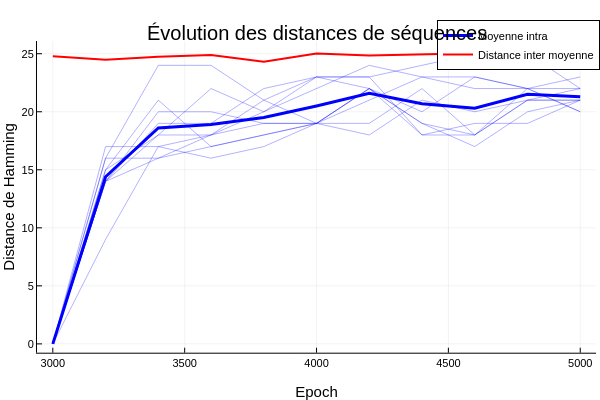

The notebook cell this image was saved under:
### Markdown cell above
### Chain evolution

### Code cell
seq_over_time = multi_init_seq_over_time(target_number, all_ctc_maps, epochs=5000, beta=100.0, threshold=3000, step=200, runs=10)
plot_distances_inter_intra(seq_over_time)

### Figure 1 — Plotly figure (JSON) as saved in the notebook; plotly's stock layout.template omitted (floating-point values rounded to 4 significant figures)
{"data": [{"colorbar": {"len": 0.8657, "title": "", "x": 0.9934, "y": 0.5087}, "legendgroup": "", "line": {"color": "rgba(0, 0, 255, 0.300)", "dash": "solid", "shape": "linear", "width": 1}, "mode": "lines", "name": "", "showlegend": false, "type": "scatter", "x": [3000, 3200, 3400, 3600, 3800, 4000, 4200, 4400, 4600, 4800, 5000], "xaxis": "x", "y": [0, 9, 17, 18, 19, 19, 22, 18, 19, 19, 21], "yaxis": "y"}, {"colorbar": {"len": 0.8657, "title": "", "x": 0.9934, "y": 0.5087}, "legendgroup": "", "line": {"color": "rgba(0, 0, 255, 0.300)", "dash": "solid", "shape": "linear", "width": 1}, "mode": "lines", "name": "", "showlegend": false, "type": "scatter", "x": [3000, 3200, 3400, 3600, 3800, 4000, 4200, 4400, 4600, 4800, 5000], "xaxis": "x", "y": [0, 14, 20, 20, 19, 19, 19, 22, 18, 22, 20], "yaxis": "y"}, {"colorbar": {"len": 0.8657, "title": "", "x": 0.9934, "y": 0.5087}, "legendgroup": "", "line": {"color": "rgba(0, 0, 255, 0.300)", "dash": "solid", "shape": "linear", "width": 1}, "mode": "lines", "name": "", "showlegend": false, "type": "scatter", "x": [3000, 3200, 3400, 3600, 3800, 4000, 4200, 4400, 4600, 4800, 5000], "xaxis": "x", "y": [0, 14, 18, 18, 21, 23, 22, 20, 23, 22, 23], "yaxis": "y"}, {"colorbar": {"len": 0.8657, "title": "", "x": 0.9934, "y": 0.5087}, "legendgroup": "", "line": {"color": "rgba(0, 0, 255, 0.300)", "dash": "solid", "shape": "linear", "width": 1}, "mode": "lines", "name": "", "showlegend": false, "type": "scatter", "x": [3000, 3200, 3400, 3600, 3800, 4000, 4200, 4400, 4600, 4800, 5000], "xaxis": "x", "y": [0, 16, 24, 24, 21, 19, 21, 23, 23, 22, 22], "yaxis": "y"}, {"colorbar": {"len": 0.8657, "title": "", "x": 0.9934, "y": 0.5087}, "legendgroup": "", "line": {"color": "rgba(0, 0, 255, 0.300)", "dash": "solid", "shape": "linear", "width": 1}, "mode": "lines", "name": "", "showlegend": false, "type": "scatter", "x": [3000, 3200, 3400, 3600, 3800, 4000, 4200, 4400, 4600, 4800, 5000], "xaxis": "x", "y": [0, 17, 17, 16, 17, 19, 18, 21, 20, 21, 21], "yaxis": "y"}, {"colorbar": {"len": 0.8657, "title": "", "x": 0.9934, "y": 0.5087}, "legendgroup": "", "line": {"color": "rgba(0, 0, 255, 0.300)", "dash": "solid", "shape": "linear", "width": 1}, "mode": "lines", "name": "", "showlegend": false, "type": "scatter", "x": [3000, 3200, 3400, 3600, 3800, 4000, 4200, 4400, 4600, 4800, 5000], "xaxis": "x", "y": [0, 15, 18, 22, 20, 22, 24, 23, 22, 22, 20], "yaxis": "y"}, {"colorbar": {"len": 0.8657, "title": "", "x": 0.9934, "y": 0.5087}, "legendgroup": "", "line": {"color": "rgba(0, 0, 255, 0.300)", "dash": "solid", "shape": "linear", "width": 1}, "mode": "lines", "name": "", "showlegend": false, "type": "scatter", "x": [3000, 3200, 3400, 3600, 3800, 4000, 4200, 4400, 4600, 4800, 5000], "xaxis": "x", "y": [0, 14, 19, 19, 22, 23, 23, 24, 25, 25, 22], "yaxis": "y"}, {"colorbar": {"len": 0.8657, "title": "", "x": 0.9934, "y": 0.5087}, "legendgroup": "", "line": {"color": "rgba(0, 0, 255, 0.300)", "dash": "solid", "shape": "linear", "width": 1}, "mode": "lines", "name": "", "showlegend": false, "type": "scatter", "x": [3000, 3200, 3400, 3600, 3800, 4000, 4200, 4400, 4600, 4800, 5000], "xaxis": "x", "y": [0, 16, 16, 17, 18, 19, 22, 19, 18, 21, 21], "yaxis": "y"}, {"colorbar": {"len": 0.8657, "title": "", "x": 0.9934, "y": 0.5087}, "legendgroup": "", "line": {"color": "rgba(0, 0, 255, 0.300)", "dash": "solid", "shape": "linear", "width": 1}, "mode": "lines", "name": "", "showlegend": false, "type": "scatter", "x": [3000, 3200, 3400, 3600, 3800, 4000, 4200, 4400, 4600, 4800, 5000], "xaxis": "x", "y": [0, 14, 16, 18, 20, 23, 23, 18, 18, 21, 22], "yaxis": "y"}, {"colorbar": {"len": 0.8657, "title": "", "x": 0.9934, "y": 0.5087}, "legendgroup": "", "line": {"color": "rgba(0, 0, 255, 0.300)", "dash": "solid", "shape": "linear", "width": 1}, "mode": "lines", "name": "", "showlegend": false, "type": "scatter", "x": [3000, 3200, 3400, 3600, 3800, 4000, 4200, 4400, 4600, 4800, 5000], "xaxis": "x", "y": [0, 15, 21, 17, 18, 19, 22, 19, 17, 20, 21], "yaxis": "y"}, {"colorbar": {"len": 0.8657, "title": "", "x": 0.9934, "y": 0.5087}, "legendgroup": "Moyenne intra", "line": {"color": "rgba(0, 0, 255, 1.000)", "dash": "solid", "shape": "linear", "width": 3}, "mode": "lines", "name": "Moyenne intra", "showlegend": true, "type": "scatter", "x": [3000, 3200, 3400, 3600, 3800, 4000, 4200, 4400, 4600, 4800, 5000], "xaxis": "x", "y": [0, 14.4, 18.6, 18.9, 19.5, 20.5, 21.6, 20.7, 20.3, 21.5, 21.3], "yaxis": "y"}, {"colorbar": {"len": 0.8657, "title": "", "x": 0.9934, "y": 0.5087}, "legendgroup": "Distance inter moyenne", "line": {"color": "rgba(255, 0, 0, 1.000)", "dash": "solid", "shape": "linear", "width": 2}, "mode": "lines", "name": "Distance inter moyenne", "showlegend": true, "type": "scatter", "x": [3000, 3200, 3400, 3600, 3800, 4000, 4200, 4400, 4600, 4800, 5000], "xaxis": "x", "y": [24.78, 24.49, 24.73, 24.89, 24.31, 25.02, 24.84, 24.96, 25.04, 25.04, 25.33], "yaxis": "y"}], "layout": {"annotations": [{"font": {"color": "rgba(0, 0, 0, 1.000)", "family": "sans-serif", "size": 20}, "rotation": 0, "showarrow": false, "text": "Évolution des distances de séquences", "x": 0.5275, "xanchor": "center", "xref": "paper", "y": 1, "yanchor": "top", "yref": "paper"}], "height": 400, "legend": {"bgcolor": "rgba(255, 255, 255, 1.000)", "bordercolor": "rgba(0, 0, 0, 1.000)", "borderwidth": 1, "font": {"color": "rgba(0, 0, 0, 1.000)", "family": "sans-serif", "size": 11}, "title": {"font": {"color": "rgba(0, 0, 0, 1.000)", "family": "sans-serif", "size": 15}, "text": ""}, "tracegroupgap": 0, "traceorder": "normal", "x": 1, "xanchor": "auto", "y": 1, "yanchor": "auto"}, "margin": {"b": 20, "l": 0, "r": 0, "t": 20}, "paper_bgcolor": "rgba(255, 255, 255, 1.000)", "plot_bgcolor": "rgba(255, 255, 255, 1.000)", "showlegend": true, "width": 600, "xaxis": {"anchor": "y", "domain": [0.06165, 0.9934], "gridcolor": "rgba(0, 0, 0, 0.100)", "gridwidth": 0.5, "linecolor": "rgba(0, 0, 0, 1.000)", "mirror": false, "range": [2940, 5060], "showgrid": true, "showline": true, "showticklabels": true, "tickangle": 0, "tickcolor": "rgb(0, 0, 0)", "tickfont": {"color": "rgba(0, 0, 0, 1.000)", "family": "sans-serif", "size": 11}, "tickmode": "array", "ticks": "inside", "ticktext": ["3000", "3500", "4000", "4500", "5000"], "tickvals": [3000, 3500, 4000, 4500, 5000], "title": "Epoch", "titlefont": {"color": "rgba(0, 0, 0, 1.000)", "family": "sans-serif", "size": 15}, "type": "-", "visible": true, "zeroline": false, "zerolinecolor": "rgba(0, 0, 0, 1.000)"}, "yaxis": {"anchor": "x", "domain": [0.07581, 0.9415], "gridcolor": "rgba(0, 0, 0, 0.100)", "gridwidth": 0.5, "linecolor": "rgba(0, 0, 0, 1.000)", "mirror": false, "range": [-0.76, 26.09], "showgrid": true, "showline": true, "showticklabels": true, "tickangle": 0, "tickcolor": "rgb(0, 0, 0)", "tickfont": {"color": "rgba(0, 0, 0, 1.000)", "family": "sans-serif", "size": 11}, "tickmode": "array", "ticks": "inside", "ticktext": ["0", "5", "10", "15", "20", "25"], "tickvals": [0, 5, 10, 15, 20, 25], "title": "Distance de Hamming", "titlefont": {"color": "rgba(0, 0, 0, 1.000)", "family": "sans-serif", "size": 15}, "type": "-", "visible": true, "zeroline": false, "zerolinecolor": "rgba(0, 0, 0, 1.000)"}}}
